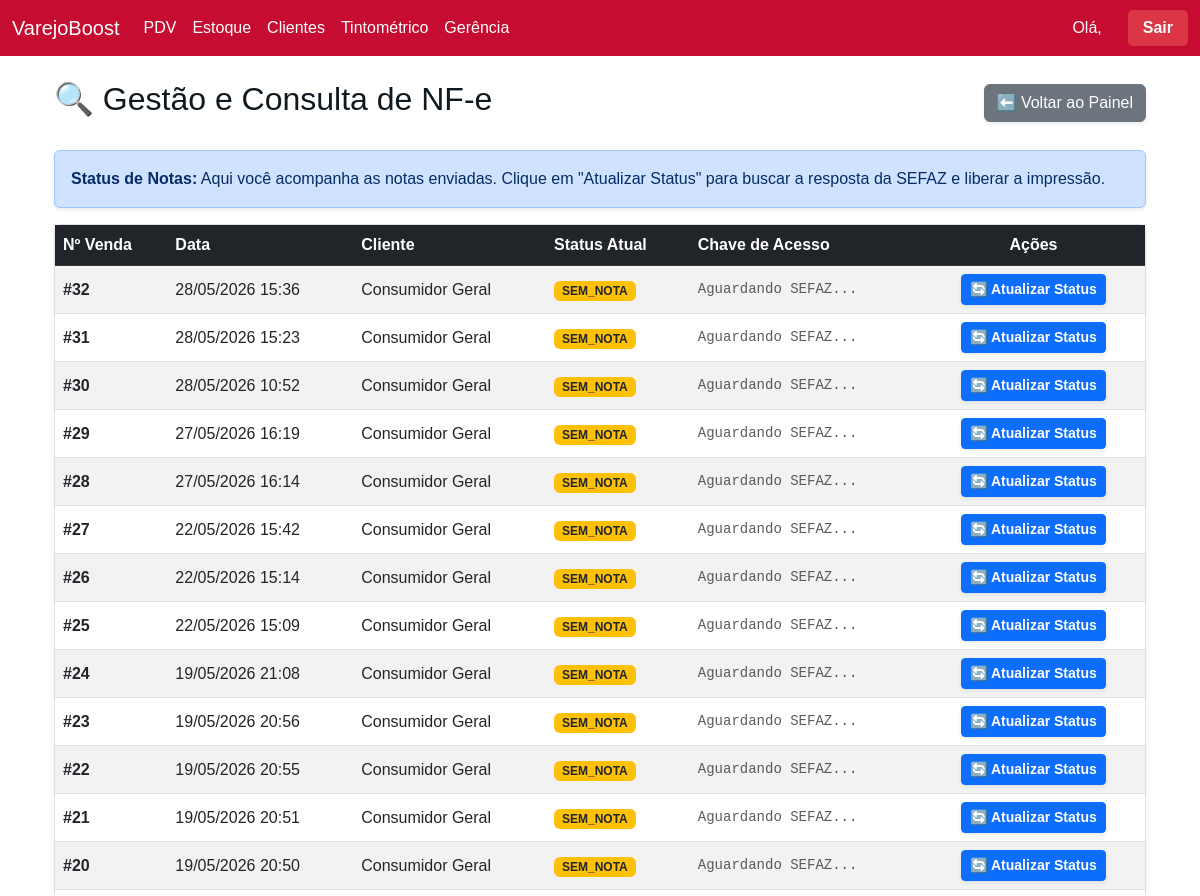
/gerenciapainel/consultanfe/ (upper part), run on an earlier commit of the app's database.
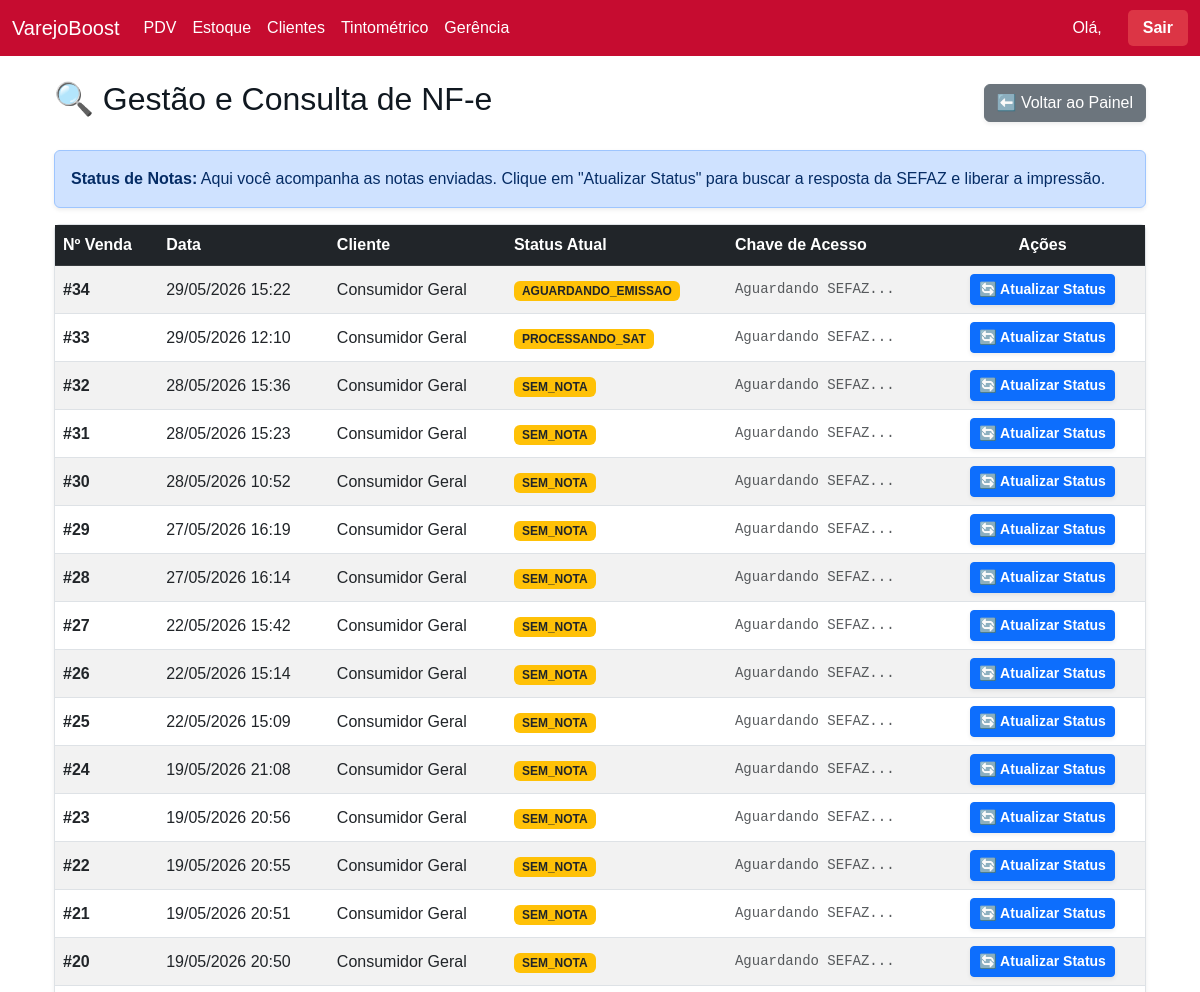
And on a later commit of the database.
### inventario/models.py (models this page shows)
class Vendas(models.Model):
    data_venda = models.DateTimeField(default=timezone.now)
    valor_total = models.DecimalField(max_digits=10, decimal_places=2, default=0.00)
    valor_desconto = models.DecimalField(max_digits=10, decimal_places=2, default=0.00)
    status = models.CharField(max_length=20, default='VENDA')
    troco = models.DecimalField(max_digits=10, decimal_places=2, default=0.00)
    pagamentos_texto = models.TextField(blank=True, null=True)
    cliente = models.CharField(max_length=255, blank=True, null=True)
    indicante = models.CharField(max_length=255, blank=True, null=True)
    vendedor = models.CharField(max_length=100, blank=True, null=True)
    cupom_texto = models.TextField(blank=True, null=True)
    status_fiscal = models.CharField(max_length=50, default='SEM_NOTA')
    chave_acesso = models.CharField(max_length=50, blank=True, null=True)
    numero_nota = models.CharField(max_length=20, blank=True, null=True)
    motivo_erro = models.TextField(blank=True, null=True)
    arquivo_pdf = models.FileField(upload_to='notas_fiscais/pdfs/', blank=True, null=True)
    arquivo_xml = models.FileField(upload_to='notas_fiscais/xmls/', blank=True, null=True)
    class Meta: db_table = 'inventario_vendas'

### inventario/views/gerencia.py (the view)
# urls.py: path('gerenciapainel/consultanfe/', gerencia.tela_consulta_nfe, name='tela_consulta_nfe'), # <-- NOVA PÁGINA DE CONSULTA
def tela_consulta_nfe(request):
    vendas_enviadas = Vendas.objects.exclude(status_fiscal__isnull=True).exclude(status_fiscal='').order_by('-id')
    return render(request, 'inventario/consulta_nfe.html', {'vendas_processadas': vendas_enviadas})

### inventario/templates/inventario/consulta_nfe.html (shortened to what this page needs)
{% extends 'inventario/base.html' %}
{% block content %}
<div class="container mt-4">
    <div class="d-flex justify-content-between align-items-center mb-4">
        <h2>🔍 Gestão e Consulta de NF-e</h2>
        <a href="{% url 'tela_painel_gerencia' %}" class="btn btn-secondary shadow-sm">⬅️ Voltar ao Painel</a>
    </div>
    <div class="alert alert-primary shadow-sm">
        <strong>Status de Notas:</strong> Aqui você acompanha as notas enviadas. Clique em "Atualizar Status" para buscar a resposta da SEFAZ e liberar a impressão.
    </div>
    <div class="card shadow-sm border-0">
        <div class="card-body p-0">
            <table class="table table-striped table-hover mb-0 align-middle">
                <thead class="table-dark">
                    <tr>
                        <th>Nº Venda</th>
                        <th>Data</th>
                        <th>Cliente</th>
                        <th>Status Atual</th>
                        <th>Chave de Acesso</th>
                        <th class="text-center">Ações</th>
                    </tr>
                </thead>
                <tbody>
                    {% for venda in vendas_processadas %}
                    <tr>
                        <td class="fw-bold">#{{ venda.id }}</td>
                        <td>{{ venda.data_venda|date:"d/m/Y H:i" }}</td>
                        <td>{{ venda.cliente.nome|default:"Consumidor Geral" }}</td>
                        <td>
                            <span id="badge-status-{{ venda.id }}" class="badge
                                {% if venda.status_fiscal == 'AUTORIZADO' or venda.status_fiscal == 'AUTORIZADA' %}bg-success
                                {% elif venda.status_fiscal == 'ERRO' %}bg-danger
                                {% else %}bg-warning text-dark{% endif %} px-2 py-1">
                                {{ venda.status_fiscal|default:"PROCESSANDO" }}
                            </span>
                        </td>
                        <td id="chave-{{ venda.id }}" class="small text-muted font-monospace">
                            {{ venda.chave_acesso|default:"Aguardando SEFAZ..." }}
                        </td>
                        <td class="text-center">
                            <button class="btn btn-primary btn-sm mx-1 fw-bold shadow-sm" onclick="consultarStatusNfe({{ venda.id }})">
                                🔄 Atualizar Status
                            </button>
                        </td>
                    </tr>
                    {% empty %}
                    <tr>
                        <td colspan="6" class="text-center py-4 text-muted">
                            <h5>Nenhuma nota foi enviada para a SEFAZ ainda.</h5>
                        </td>
                    </tr>
                    {% endfor %}
                </tbody>
            </table>
        </div>
    </div>
</div>
{% endblock %}

What changed in the data, as far as the page shows it:
added Vendas: id "34", data_venda "29/05/2026 15:22", cliente.nome "Consumidor Geral", status_fiscal "AGUARDANDO_EMISSAO", chave_acesso "Aguardando SEFAZ..."
added Vendas: id "33", data_venda "29/05/2026 12:10", cliente.nome "Consumidor Geral", status_fiscal "PROCESSANDO_SAT", chave_acesso "Aguardando SEFAZ..."
